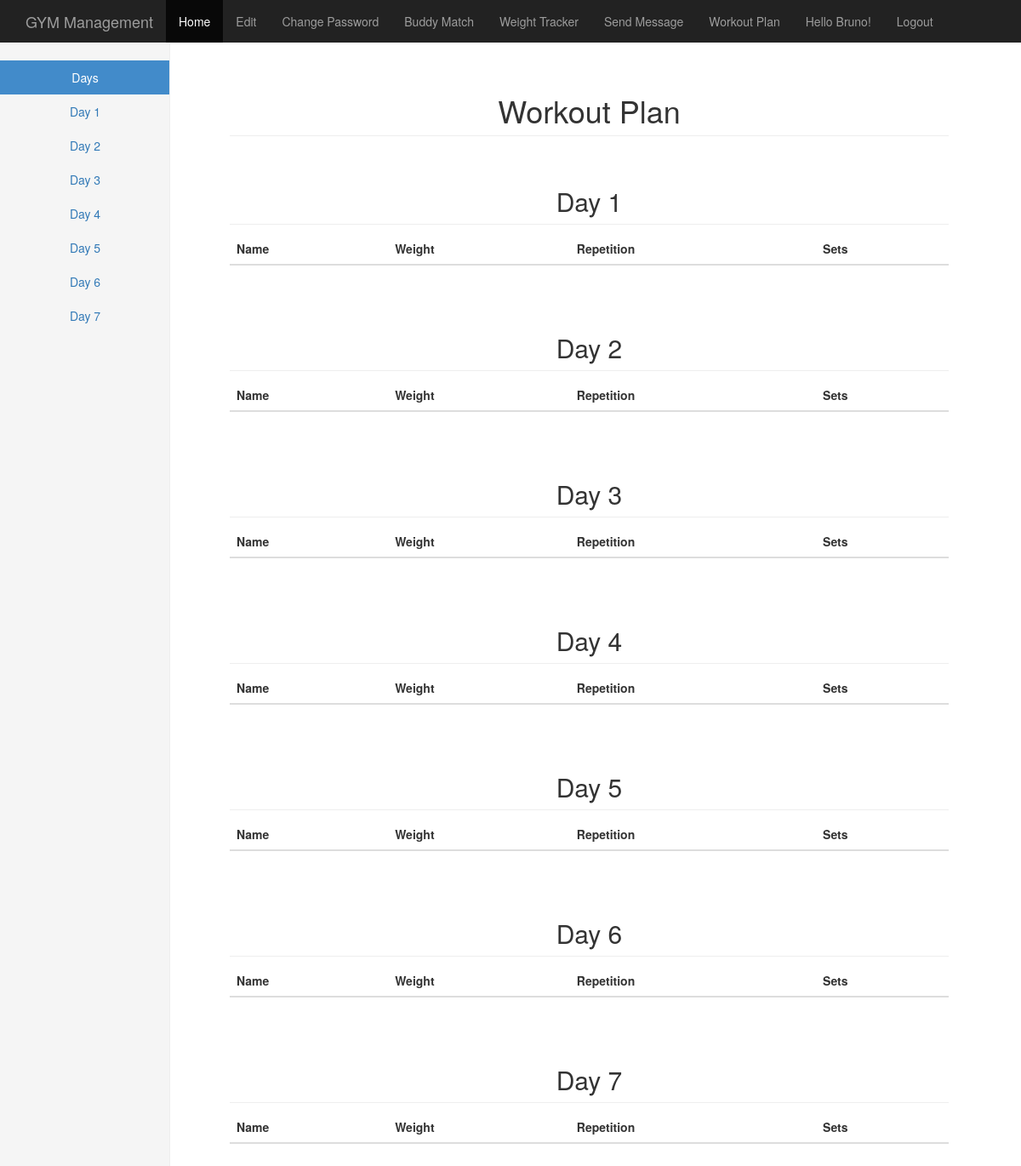
The page /workout_plan/ (signed in) on the database as committed earlier.
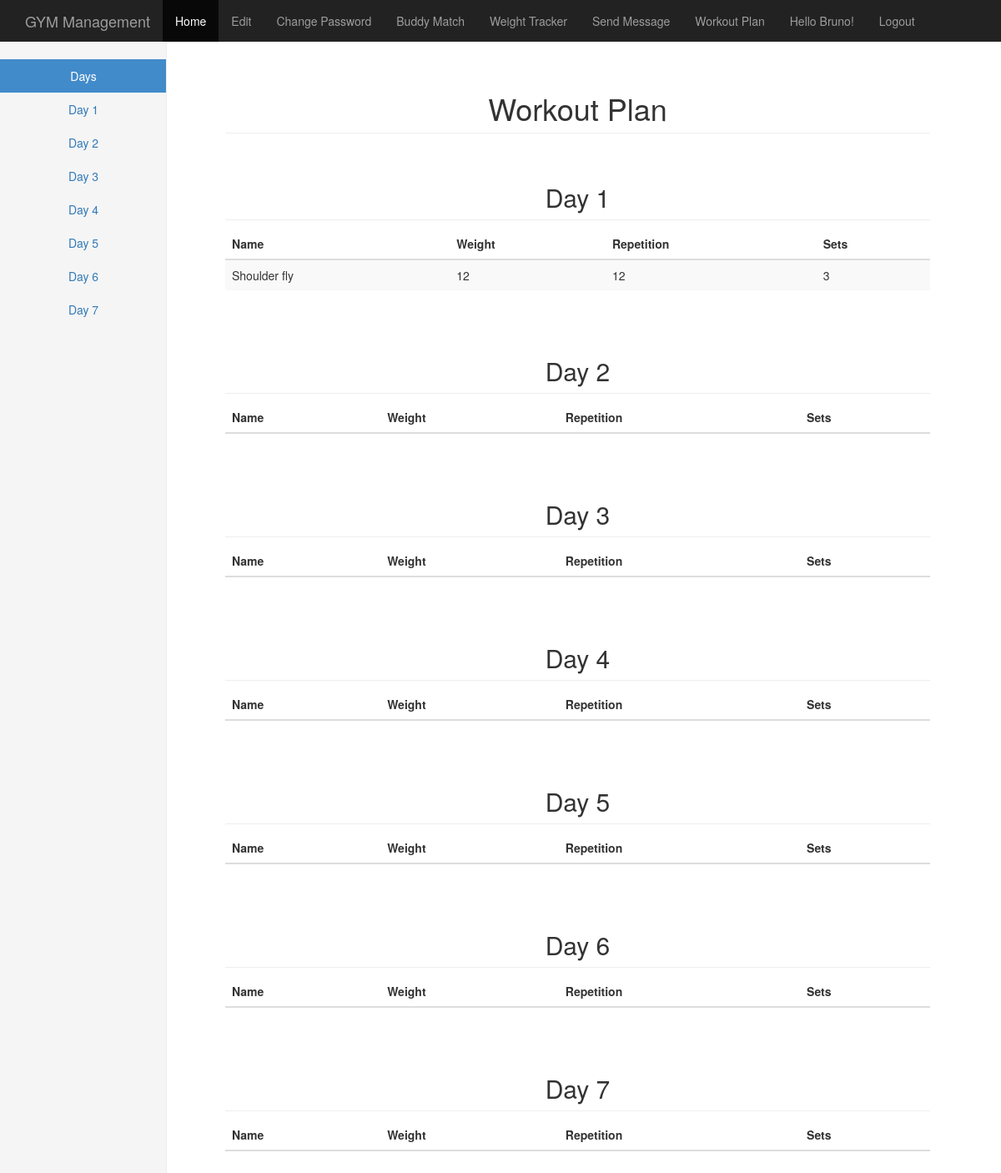
The same page on the database as committed later.
### gym_app/models.py (models this page shows, shortened)
class Exercise(models.Model):
    task = models.ForeignKey(Task)
    weight = models.IntegerField(max_length=4, default = 1)
    repetition = models.IntegerField(max_length=4, default = 1)
    sets = models.IntegerField(max_length=4, default = 1)
    ONE = 1
    TWO = 2
    THREE = 3
    FOUR = 4
    FIVE = 5
    SIX = 6
    SEVEN = 7
    DAYS = (
        (ONE, 'Day 1'),
        (TWO, 'Day 2'),
        (THREE, 'Day 3'),
        (FOUR, 'Day 4'),
        (FIVE, 'Day 5'),
        (SIX, 'Day 6'),
        (SEVEN, 'Day 7'),
    )
    day = models.IntegerField(max_length=7,
                                      choices=DAYS,
                                      default=ONE)

class Task(models.Model):
    name = models.CharField(max_length=32)
    LEG = 'LG'
    CHEST = 'CH'
    SHOULDER = 'SH'
    NOTYPE = 'NT'
    TYPE_OF_TASKS_CHOICES = (
        (NOTYPE, 'No type'),
        (LEG, 'Leg'),
        (SHOULDER, 'Shoulder'),
        (CHEST, 'Chest'),
    )
    typeTask = models.CharField(max_length=2,
                                      choices=TYPE_OF_TASKS_CHOICES,
                                      default=NOTYPE)

### gym_app/views.py (the view)
# urls.py: url(r'^workout_plan/', workout_plan),
def workout_plan(request):
    user = User.objects.get(username = request.user.username)
    athlete = RegularAthlete.objects.get(user = request.user)
    exercises_day1 = athlete.workout_plan.exercises.filter( day = 1)
    exercises_day2 = athlete.workout_plan.exercises.filter( day = 2)
    exercises_day3 = athlete.workout_plan.exercises.filter( day = 3)
    exercises_day4 = athlete.workout_plan.exercises.filter( day = 4)
    exercises_day5 = athlete.workout_plan.exercises.filter( day = 5)
    exercises_day6 = athlete.workout_plan.exercises.filter( day = 6)
    exercises_day7 = athlete.workout_plan.exercises.filter( day = 7)
    return render(request,
        'gym_app/workout_plan.html',
        {'day1': exercises_day1, 'day2': exercises_day2, 'day3': exercises_day3, 'day4': exercises_day5, 'day6': exercises_day6, 'day7': exercises_day7})

### templates/gym_app/workout_plan.html (shortened to what the changed rows need)
{% extends 'base.html' %}
{% load staticfiles %}
{% block content%}
    <div class="container-fluid">
      <div class="row">
        <div class="col-sm-9 col-sm-offset-3 col-md-10 col-md-offset-2 main">
          <h1 class="page-header">Workout Plan</h1><br>
          <h2 class="sub-header">Day 1</h2>
          <div class="table-responsive">
            <table class="table table-striped">
              <thead>
                <tr>
                    <th>Name</th>
                    <th>Weight</th>
                    <th>Repetition</th>
                    <th>Sets</th>
                </tr>
              </thead>
              <tbody>
                 {% for exercise in day1 %}
                        <tr>
                            <td align="left">{{exercise.task.name}}</td>
                            <td align="left">{{exercise.weight}}</td>
                            <td align="left">{{exercise.repetition}}</td>
                            <td align="left">{{exercise.sets}}</td>
                        </tr>
                {% endfor %}
              </tbody>
            </table>
          </div>
        </div>
        <div class="col-sm-9 col-sm-offset-3 col-md-10 col-md-offset-2 main">
            <h2 class="sub-header"> Day 2</h2>
            <div class="table-responsive">
                <table class="table table-striped">
                    <thead>
                    <tr>
                        <th>Name</th>
                        <th>Weight</th>
                        <th>Repetition</th>
                        <th>Sets</th>
                    </tr>
              </thead>
            </table>
          </div>
        </div>
<div class="col-sm-9 col-sm-offset-3 col-md-10 col-md-offset-2 main">
            <h2 class="sub-header"> Day 3</h2>
            <div class="table-responsive">
                <table class="table table-striped">
                    <thead>
                    <tr>
                        <th>Name</th>
                        <th>Weight</th>
                        <th>Repetition</th>
                        <th>Sets</th>
                    </tr>
              </thead>
            </table>
          </div>
        </div>
        <div class="col-sm-9 col-sm-offset-3 col-md-10 col-md-offset-2 main">
            <h2 class="sub-header"> Day 4</h2>
            <div class="table-responsive">
                <table class="table table-striped">
                    <thead>
                    <tr>
                        <th>Name</th>
                        <th>Weight</th>
                        <th>Repetition</th>
                        <th>Sets</th>
                    </tr>
              </thead>
            </table>
          </div>
        </div>
        <div class="col-sm-9 col-sm-offset-3 col-md-10 col-md-offset-2 main">
            <h2 class="sub-header"> Day 5</h2>
            <div class="table-responsive">
                <table class="table table-striped">
                    <thead>
                    <tr>
                        <th>Name</th>
                        <th>Weight</th>
                        <th>Repetition</th>
                        <th>Sets</th>
                    </tr>
              </thead>
            </table>
          </div>
        </div>
        <div class="col-sm-9 col-sm-offset-3 col-md-10 col-md-offset-2 main">
            <h2 class="sub-header"> Day 6</h2>
            <div class="table-responsive">
                <table class="table table-striped">
                    <thead>
                    <tr>
                        <th>Name</th>
                        <th>Weight</th>
                        <th>Repetition</th>
                        <th>Sets</th>
                    </tr>
              </thead>
            </table>
          </div>
        </div>
        <div class="col-sm-9 col-sm-offset-3 col-md-10 col-md-offset-2 main">
            <h2 class="sub-header"> Day 7</h2>
            <div class="table-responsive">
                <table class="table table-striped">
                    <thead>
                    <tr>
                        <th>Name</th>
                        <th>Weight</th>
                        <th>Repetition</th>
                        <th>Sets</th>
                    </tr>
              </thead>
            </table>
          </div>
        </div>
      </div>
    </div>
{% endblock %}

Rows that differ between the two databases and show on the page:
added Exercise: task.name "Shoulder fly", weight "12", repetition "12", sets "3"
